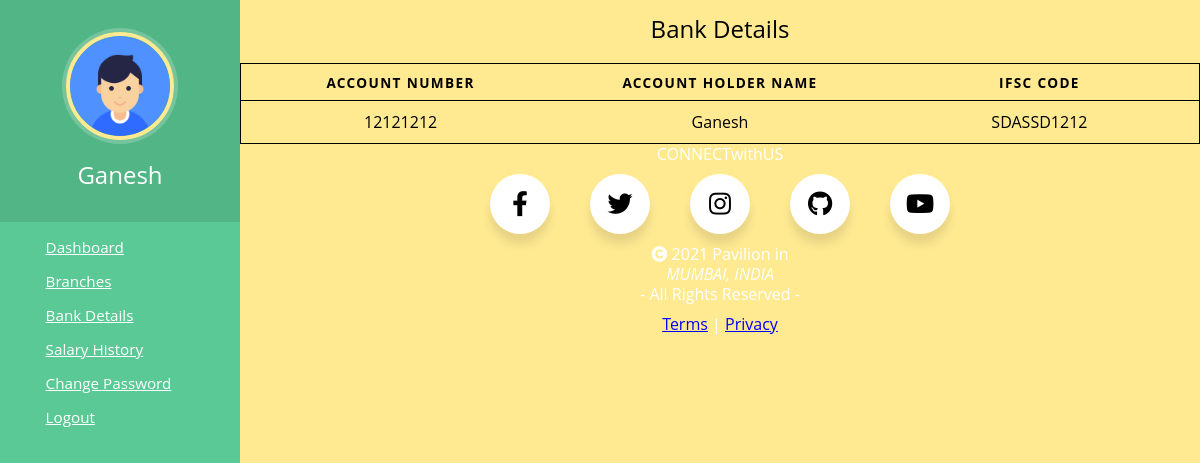
The page /staff/bankdetails.php (signed in) on the database its author committed.
### tables this page shows
CREATE TABLE `tblstaff` (
  `ID` int(10) NOT NULL,
  `BranchName` varchar(120) DEFAULT NULL,
  `StaffName` varchar(120) DEFAULT NULL,
  `StaffMobilenumber` bigint(11) DEFAULT NULL,
  `StaffEmail` varchar(120) DEFAULT NULL,
  `StaffPassword` varchar(120) DEFAULT NULL,
  `StaffRegdate` timestamp NOT NULL DEFAULT current_timestamp(),
  `bankstatus` int(1) NOT NULL DEFAULT 0,
  `rate` int(11) NOT NULL,
  `paidsalary` int(11) NOT NULL DEFAULT 0
);

CREATE TABLE `staffbank` (
  `id` int(11) NOT NULL,
  `staffid` int(11) NOT NULL,
  `acname` varchar(30) NOT NULL,
  `acnum` varchar(15) NOT NULL,
  `ifsc` varchar(15) NOT NULL
);

### staff/bankdetails.php (the view, shortened to what this page needs)
<?php
$msg="";
$msg2="";
include('../includes/dbconnection.php');
if (strlen($_SESSION['cmsaid']==0)) {
    header('location:logout.php');
    } else{
?>
<html lang="en">
<head>
    <link href="./css/form.css" rel="stylesheet">
    <link href="./css/table.css" rel="stylesheet">
    <link href="./css/header.css" rel="stylesheet"/>
    <link href="../css/footer.css" rel="stylesheet">
    <link rel="stylesheet" href="https://cdnjs.cloudflare.com/ajax/libs/font-awesome/4.7.0/css/font-awesome.min.css">
    <link rel="stylesheet" href="https://cdnjs.cloudflare.com/ajax/libs/font-awesome/5.13.0/css/all.min.css">
</head>
<body>
<?php include_once('./include/header.php');
if($bank == 0){
?>
<section>
    <div class="login-box">
    <h2>Add Admin</h2>
    <form name="addstaff" id="addstaff" method="post" >
        <div>
        <p style="font-size:16px; color:lightblue" id="e" align="center"> <?php if($msg2!=""){ echo $msg2; $msg2="";}?> </p>
        </div>
        <div class="user-box">
        <input type="text" name="acnum" id="acnum" required="">
        <label>Bank Account Number</label>
        </div>
        <div class="user-box">
        <input type="text"   name="ifsc" id="ifsc" required="">
        <label>IFSC code</label>
        </div>
        <div class="user-box">
        <input type="text"  name="hname"  id="hname"   required="">
        <label>Account Holder Name </label>
        </div>
        <div>
        <pre style="font-size:16px; color:red" align="center" id="error" name="error"></pre>
        </div>
        <div>
        <p style="font-size:16px; color:red" id="e" align="center"> <?php if($msg!=""){ echo $msg; $msg="";}?> </p>
        </div>
        <div style=" text-align: center;"><button name="addstaff" type="submit" class="btn">
        <span></span>
        <span></span>
        Add Details
        <span></span>
        <span></span>
            </button>
    </form>
    <hr><br>
    <?php include_once('../includes/footer.php');?></div>
</section>
<?php }else {
    $ret1=mysqli_query($con,"SELECT  * FROM  staffbank WHERE staffid=".(int)$_SESSION['cmsaid']);
    $row1=mysqli_fetch_array($ret1);
    ?>
    <table>
  <caption> Bank Details</caption>
  <thead>
    <tr>
    <th scope="col">Account Number</th>
    <th scope="col">Account Holder Name</th>
    <th scope="col">IFSC Code</th>
    </tr>
  </thead>
  <tbody>
  <tr>
      <td scope="row" data-label="Account Number"><?php echo $row1["acnum"];?></td>
      <td data-label="Account Holder Name"><?php echo $row1["acname"];?></td>
      <td data-label="IFSC Code"><?php echo $row1["ifsc"];?></td>
      </tr>
      </tbody>
      </table>
      <?php include_once('../includes/footer.php');?>
<?php } ?>
</body>
</html>
<?php } ?>

### staff/include/header.php (shortened to what this page needs)
<?php
$admid=$_SESSION['cmsaid'];
$ret=mysqli_query($con,"select StaffName,bankstatus from tblstaff where ID='$admid'");
$row=mysqli_fetch_array($ret);
$fname=$row['StaffName'];
$bank=$row["bankstatus"];
?>
<nav class="menu" tabindex="0">
  <header class="avatar">
		<img src="../includes/user.png " />
    <h2><?php echo $fname; ?></h2>
  </header>
	<ul>
  <li tabindex="0" class="icon-dashboard"><a href="dashboard.php"><span>Dashboard</span></a></li>
  <li tabindex="0" class="icon-shop"><a href="branch.php"><span>Branches</span></a></li>
  <li tabindex="0" class="icon-shop"><a href="bankdetails.php"><span>Bank Details</span></a></li>
    <li tabindex="0" class="icon-history"><a href="transactions.php"><span>Salary History</span></a></li>
    <li tabindex="0" class="icon-change"><a href="changepassword.php"><span>Change Password</span></a></li>
    <li tabindex="0" class="icon-logout"><a href="../includes/logout.php"><span>Logout</span></a></li>
  </ul>
</nav>

### staff/css/form.css (style rules this page uses)
html { height: 100%; }
body { margin:0; padding:0; font-family: sans-serif; }

### staff/css/table.css (style rules this page uses)
body { font-family: "Open Sans", sans-serif; line-height: 1.25; }
table { color:black; background: transparent; border: 1px solid #ccc; border-collapse: collapse; margin: 0; padding: 0; width: 100%; table-layout: fixed; }
table caption { font-size: 1.5em; margin: .5em 0 .75em; }
table tr { border: 1px solid rgb(0, 0, 0); padding: .35em; }
table th, table td { padding: .625em; text-align: center; overflow-wrap: break-word; }
table th { font-size: .85em; letter-spacing: .1em; text-transform: uppercase; }

### staff/css/header.css (style rules this page uses)
body { background: #ffea92; margin: 0; font-family: "Open Sans", Helvetica Neue, Helvetica, Arial, sans-serif; color: #fff; padding-left: 240px; }
li a,a:visited { color:white; }
.menu { background: #5bc995; height: 100%; width: 240px; position: fixed; top: 0; left: 0; z-index: 5; outline: none; }
.menu .avatar { background: rgba(0, 0, 0, 0.1); padding: 2em 0.5em; text-align: center; }
.menu .avatar img { width: 100px; border-radius: 50%; overflow: hidden; border: 4px solid #ffea92; box-shadow: 0 0 0 4px rgba(255, 255, 255, 0.2); }
.menu .avatar h2 { font-weight: normal; margin-bottom: 0; }
.menu ul { list-style: none; padding: 0.5em 0; margin: 0; }
.menu ul li { padding: 0.5em 1em 0.5em 3em; font-size: 0.95em; font-weight: regular; background-repeat: no-repeat; background-position: left 15px center; background-size: auto 20px; transition: all 0.15s linear; cursor: pointer; }
.menu ul li.icon-dashboard { background-image: url("http://www.entypo.com/images//gauge.svg"); }
.menu ul li.icon-shop { background-image: url("http://www.entypo.com/images//shop.svg"); }
.menu ul li.icon-history { background-image: url("http://www.entypo.com/images//back-in-time.svg"); }
.menu ul li.icon-change { background-image: url("http://www.entypo.com/images//cog.svg"); }
.menu ul li.icon-logout { background-image: url("http://www.entypo.com/images//log-out.svg"); }

### rows shown on the page
tblstaff: StaffName "Ganesh"
staffbank: acnum "12121212", acname "Ganesh", ifsc "SDASSD1212"
